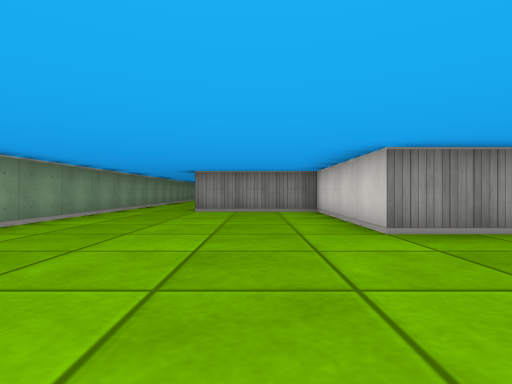
[1] (above)

24 first-person views from a walk through a cub3D level. The camera is about half as high as the walls, looks level and sees 80° across. The floor is counted in squares. Each view is taken from the middle of a square. On the plan, view 1 faces up. The plan holds only what a view shows up to about 9 squares ahead; the rest is blank.

[2]
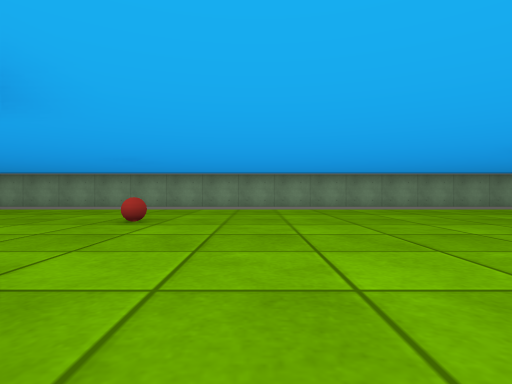

[3]
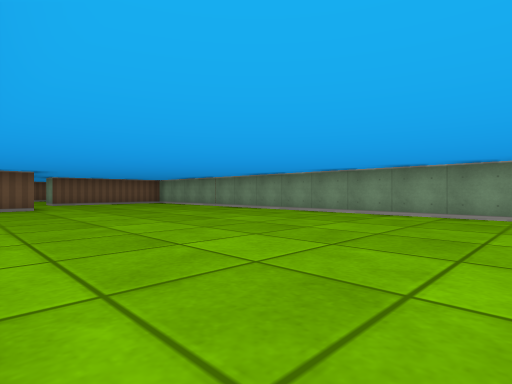

[4]
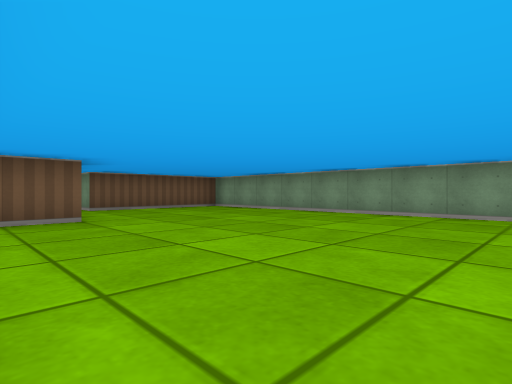

[5]
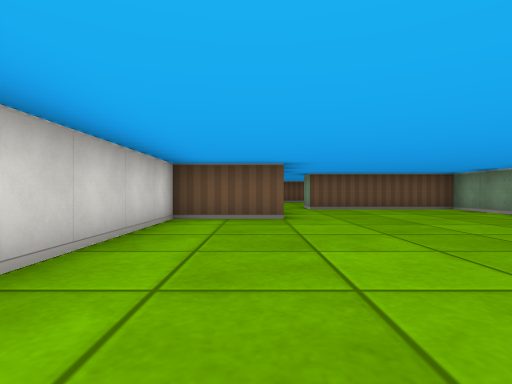

[6]
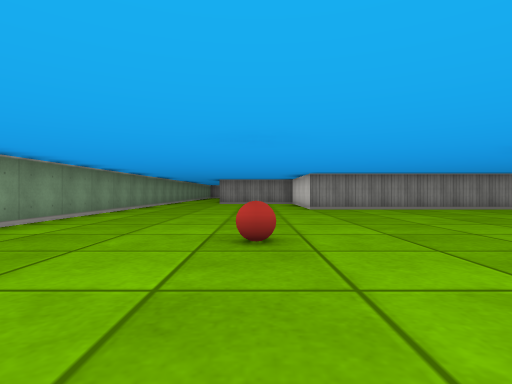

[7]
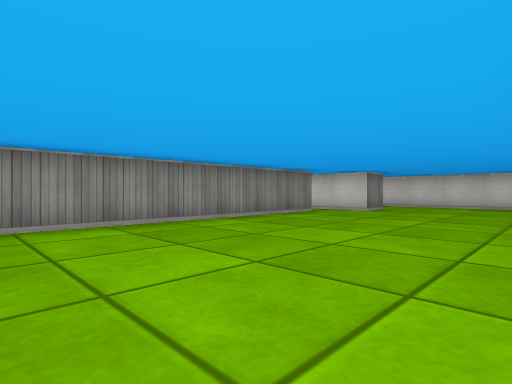

[8]
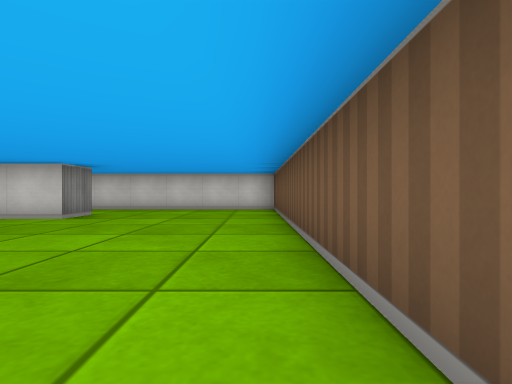

[9]
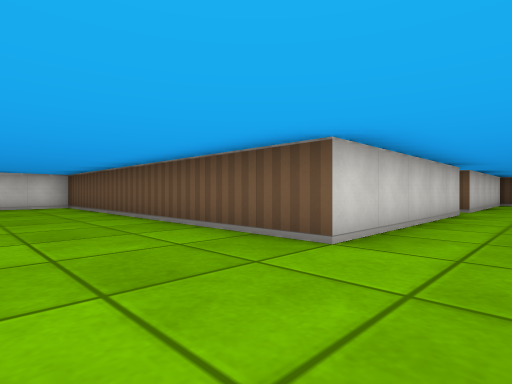

[10]
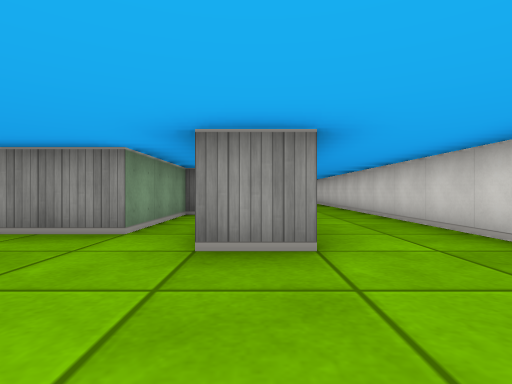

[11]
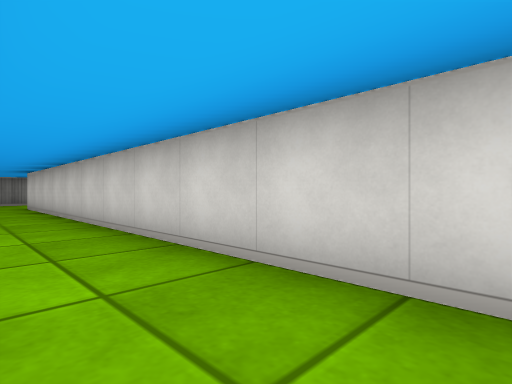

[12]
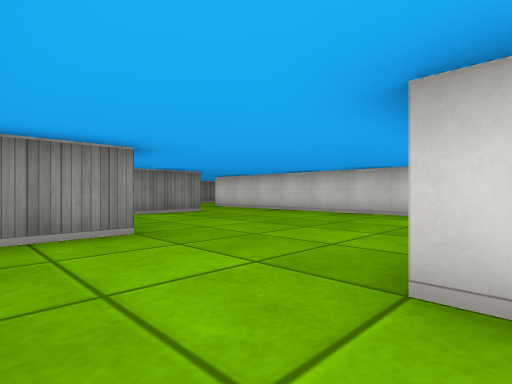

[13]
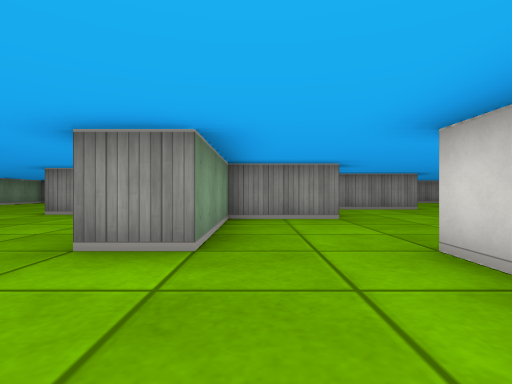

[14]
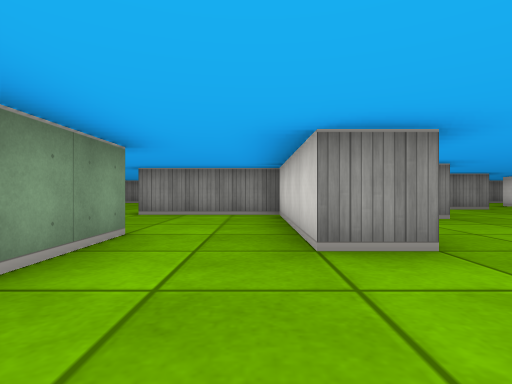

[15]
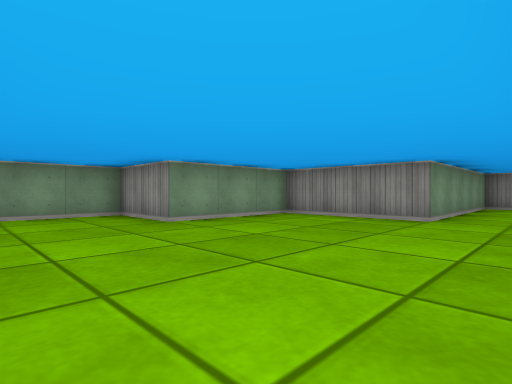

[16]
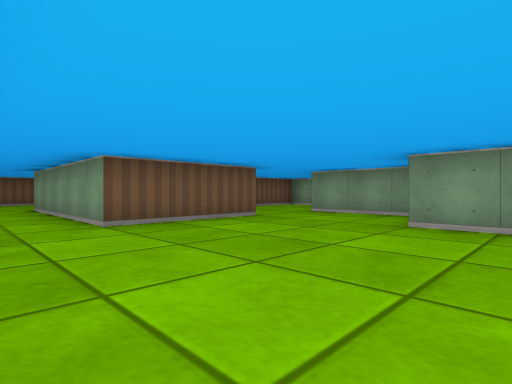

[17]
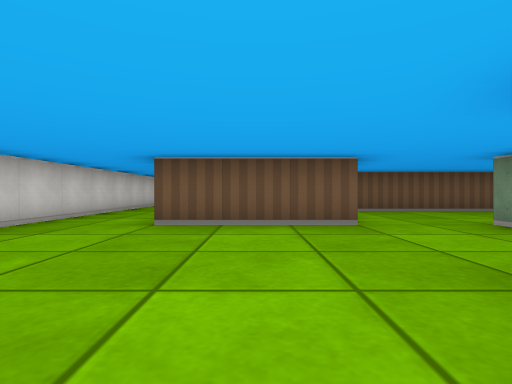

[18]
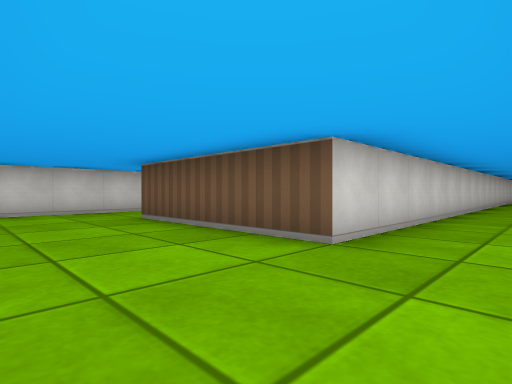

[19]
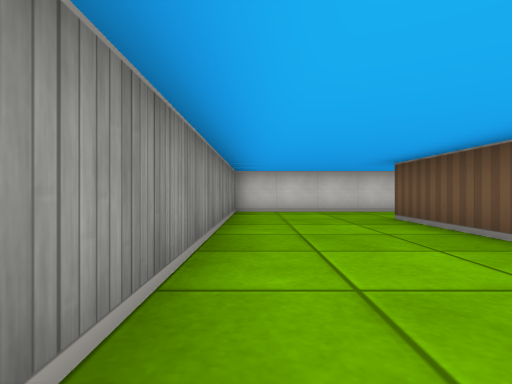

[20]
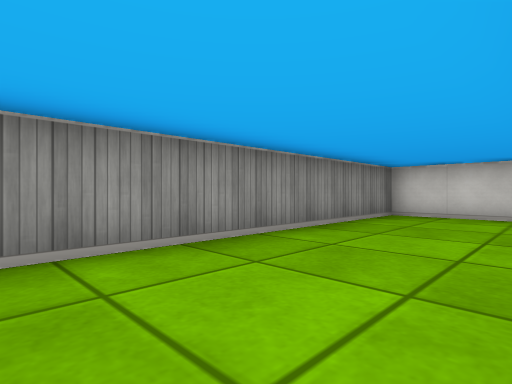

[21]
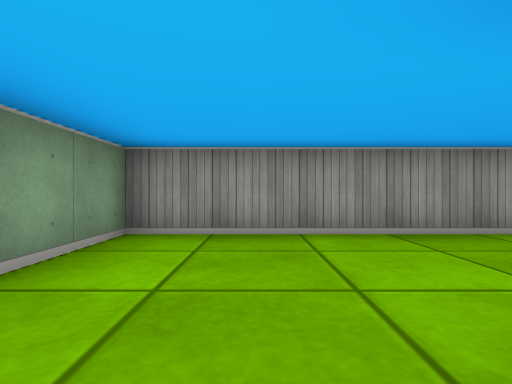

[22]
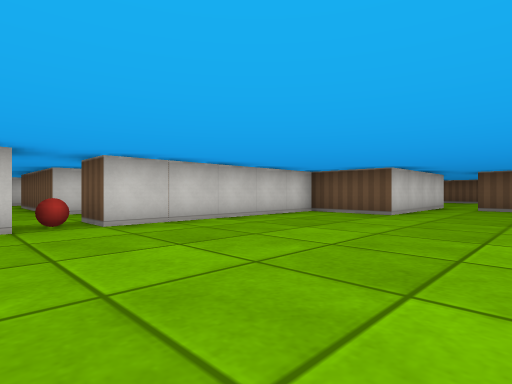

[23]
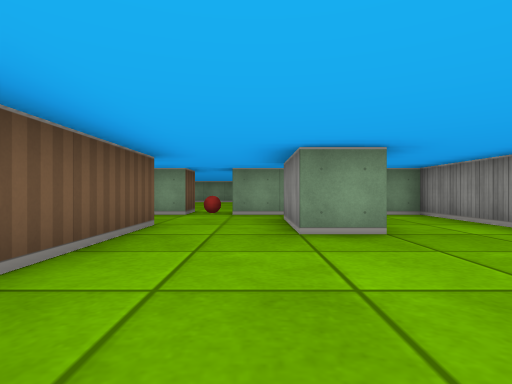

[24]
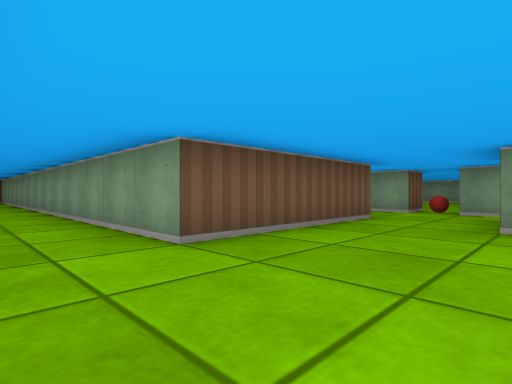

### Floor plan
Points are (right, up) in squares from view 1. A wall is a line through its corners. A room is listed if a view was taken in it or the views show most of it. See-through windows are left out.
Room 1 (views 1, 2, 3, 4, 5, 6, 7, 8, 9, 10, 22)
walls: (3.5, -6.5) (3.5, -1.5) (12.5, -1.5) (12.5, 1.5); (10.5, 2.5) (9.5, 2.5) (9.5, 4.2); (8.5, 6.5) (8.5, 3.5) (1.5, 3.5) (1.5, 7.5) (-1.5, 7.5); (-3.5, 7.5) (-3.5, -15.5) (0.5, -15.5); (1.5, -16.2) (1.5, -12.5) (3.5, -12.5) (3.5, -7.5)
ways out: opening at (11.5, 2.5) to room 2; opening at (-2.5, 7); opening at (1, -16)
objects: ball (0, -2)
Room 2 (views 11, 12, 13, 14, 15, 16, 17)
walls: (7.5, 6.8) (7.5, 7.5) (10.5, 7.5) (10.5, 2.5); (10.5, 13.5) (7.5, 13.5) (7.5, 10.5) (5.5, 10.5) (5.5, 7.5) (4.5, 7.5) (4.5, 8.5); (2.5, 8.5) (2.5, 6.8); (3.1, 4.5) (6.5, 4.5); (12.5, 1.5) (12.5, 13.5)
ways out: opening at (11.5, 2.5) to room 1; opening at (11.5, 14.5) to room 3; opening at (3.5, 8)
Room 3 (views 18, 19, 20, 21)
walls: (12.5, 13.5) (12.5, 15.5) (16.5, 15.5); (18.5, 15.5) (18.5, 18.5) (10.5, 18.5) (10.5, 13.5)
ways out: opening at (11.5, 14.5) to room 2; opening at (17.5, 15)
Room 4 (views 23, 24)
walls: (6.5, -7.5) (10.5, -7.5) (10.5, -16.2); (7.5, -4.5) (7.5, -5.5) (6.5, -5.5); (6.9, -2.5) (5.5, -2.5)
ways out: opening at (7, -6.5) to room 5; opening at (6.5, -3.5)
Room 5 (no view inside)
walls: (4.5, -5.4) (4.5, -6.5); (6.5, -5.5) (5.5, -5.5); (3.5, -7.5) (4.5, -7.5)
ways out: opening at (7, -6.5) to room 4; opening at (5.5, -8)
objects: ball (4, -7)

Positions as (right, up) in squares from view 1, and headings:
1: (0, 0), facing up
2: (5, 0), facing left
3: (3, -3), facing down-left
4: (3, -7), facing down-left
5: (2, -7), facing down
6: (0, -5), facing up
7: (2, -1), facing up-right
8: (4, -1), facing right
9: (2, 1), facing down-right
10: (10, 0), facing up
11: (11, 5), facing up-right
12: (6, 7), facing up-right
13: (6, 5), facing up
14: (4, 5), facing up
15: (12, 8), facing up-left
16: (12, 12), facing down-left
17: (9, 12), facing down
18: (11, 18), facing down-right
19: (11, 18), facing right
20: (12, 16), facing up-right
21: (12, 15), facing up
22: (-1, -6), facing down-right
23: (11, -6), facing left
24: (12, -5), facing down-left
